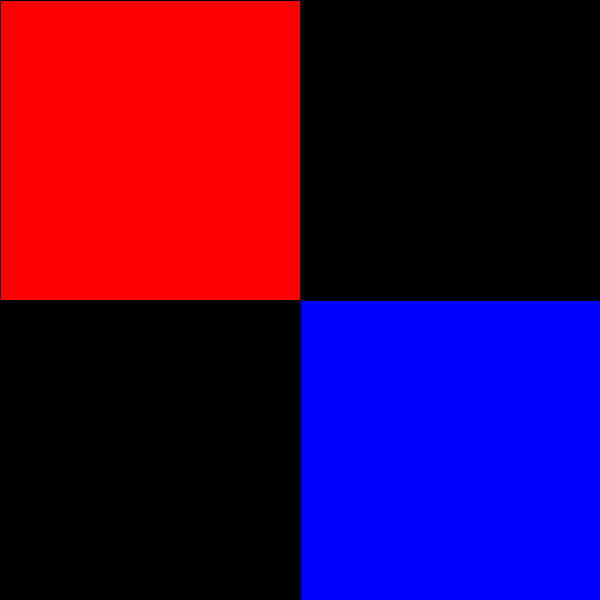
Frame 1 (no input)
Frame 60 (the mouse pressed at the canvas centre just before this capture): identical to frame 1, image omitted
Frame 120 (the mouse held since frame 60 and released just before this capture): identical to frame 1, image omitted

The Processing sketch that drew this single still picture (run headless with seeded random() and noise(); from frame 60 on, the mouse is pressed at the canvas centre):

// Processing sketch: Test1_Question_1
// ── Test1_Question_1.pde
//Grayson is a cool guy
void setup(){
  background(0);
  size(600,600);
}

void draw(){
  fill(255,0,0);
  rect(0,0,300,300);
  fill(0,0,255);
  rect(width/2,height/2,300,300);
}
